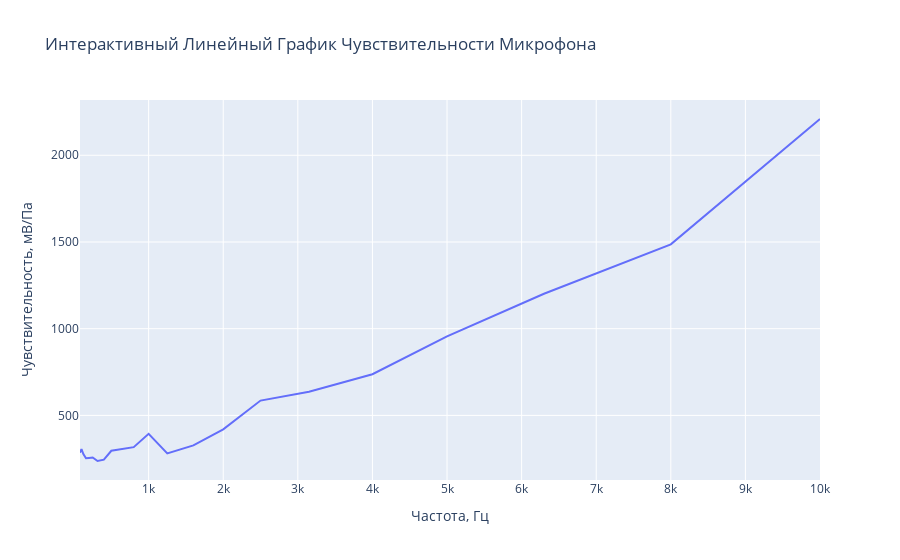

Notebook code cell kept with this figure:
### Code cell
import plotly.express as px
import pandas as pd
# Пример твоих массивов X и Y
x_data = center_freqs
y_data = calibration_coef

# Создаем DataFrame
df = pd.DataFrame({
    "Частота, Гц": x_data,
    "Чувствительность, мВ/Па": y_data
})
fig = px.line(
    df,
    x = "Частота, Гц",
    y = "Чувствительность, мВ/Па",
    title = 'Интерактивный Линейный График Чувствительности Микрофона',
    log_x=True,
#    log_x=True
)

# Отображение графика
fig.show()

### Figure 1 — Plotly figure (JSON) as saved in the notebook; plotly's stock layout.template omitted (floating-point values rounded to 4 significant figures)
{"data": [{"hovertemplate": "Частота, Гц=%{x}<br>Чувствительность, мВ/Па=%{y}<extra></extra>", "legendgroup": "", "line": {"color": "#636efa", "dash": "solid"}, "marker": {"symbol": "circle"}, "mode": "lines", "name": "", "orientation": "v", "showlegend": false, "type": "scatter", "x": [80, 100, 125, 160, 200, 250, 315, 400, 500, 630, 800, 1000, 1250, 1600, 2000, 2500, 3150, 4000, 5000, 6300, 8000, 10000], "xaxis": "x", "y": [284.6, 305.7, 276.8, 253.0, 254.9, 257.0, 236.9, 244.9, 295.9, 305.6, 316.7, 393.5, 280.5, 327.2, 419.6, 585.4, 636.0, 737.6, 955.5, 1201.0, 1486.0, 2209.0], "yaxis": "y"}], "layout": {"legend": {"tracegroupgap": 0}, "title": {"text": "Интерактивный Линейный График Чувствительности Микрофона"}, "xaxis": {"anchor": "y", "domain": [0, 1], "title": {"text": "Частота, Гц"}}, "yaxis": {"anchor": "x", "domain": [0, 1], "title": {"text": "Чувствительность, мВ/Па"}}}}
